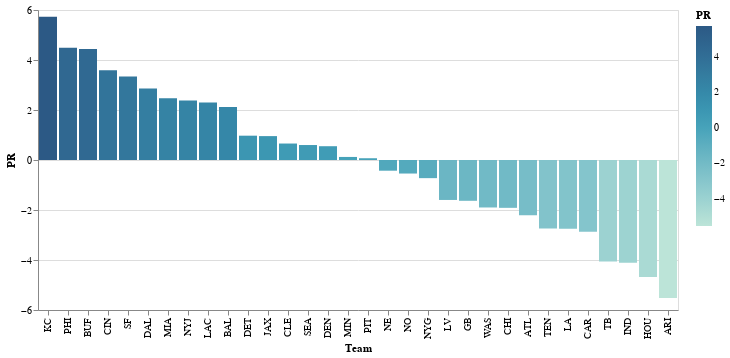

Notebook code cell kept with this figure:
### Markdown cell above
Here is one more example.  We we sort the bars from biggest power rating to smallest.  We also add a tooltip, so that if you hover your mouse over one of the bars, it will indicate the team and the power rating.

### Code cell
alt.Chart(df_pr).mark_bar().encode(
    x = alt.X("Team").sort("-y"),
    y = "PR",
    color = alt.Color("PR").scale(scheme="tealblues"),
    tooltip = ["Team", "PR"]
)

### Figure 1 — Vega-Lite specification as saved in the notebook (floating-point values rounded to 4 significant figures)
{"config": {"view": {"continuousWidth": 300, "continuousHeight": 300}}, "data": {"name": "data-019015f98f9541a963bbf37ccc451030"}, "mark": {"type": "bar"}, "encoding": {"color": {"field": "PR", "scale": {"scheme": "tealblues"}, "type": "quantitative"}, "tooltip": [{"field": "Team", "type": "nominal"}, {"field": "PR", "type": "quantitative"}], "x": {"field": "Team", "sort": "-y", "type": "nominal"}, "y": {"field": "PR", "type": "quantitative"}}, "$schema": "https://vega.github.io/schema/vega-lite/v5.8.0.json", "datasets": {"data-019015f98f9541a963bbf37ccc451030": [{"Team": "ARI", "PR": -5.516}, {"Team": "ATL", "PR": -2.205}, {"Team": "BAL", "PR": 2.119}, {"Team": "BUF", "PR": 4.444}, {"Team": "CAR", "PR": -2.866}, {"Team": "CHI", "PR": -1.914}, {"Team": "CIN", "PR": 3.595}, {"Team": "CLE", "PR": 0.6588}, {"Team": "DAL", "PR": 2.862}, {"Team": "DEN", "PR": 0.5514}, {"Team": "DET", "PR": 0.9724}, {"Team": "GB", "PR": -1.632}, {"Team": "HOU", "PR": -4.681}, {"Team": "IND", "PR": -4.112}, {"Team": "JAX", "PR": 0.9556}, {"Team": "KC", "PR": 5.733}, {"Team": "LA", "PR": -2.752}, {"Team": "LAC", "PR": 2.297}, {"Team": "LV", "PR": -1.598}, {"Team": "MIA", "PR": 2.473}, {"Team": "MIN", "PR": 0.1222}, {"Team": "NE", "PR": -0.4281}, {"Team": "NO", "PR": -0.5414}, {"Team": "NYG", "PR": -0.7257}, {"Team": "NYJ", "PR": 2.381}, {"Team": "PHI", "PR": 4.488}, {"Team": "PIT", "PR": 0.07054}, {"Team": "SEA", "PR": 0.5986}, {"Team": "SF", "PR": 3.343}, {"Team": "TB", "PR": -4.058}, {"Team": "TEN", "PR": -2.737}, {"Team": "WAS", "PR": -1.899}]}}
